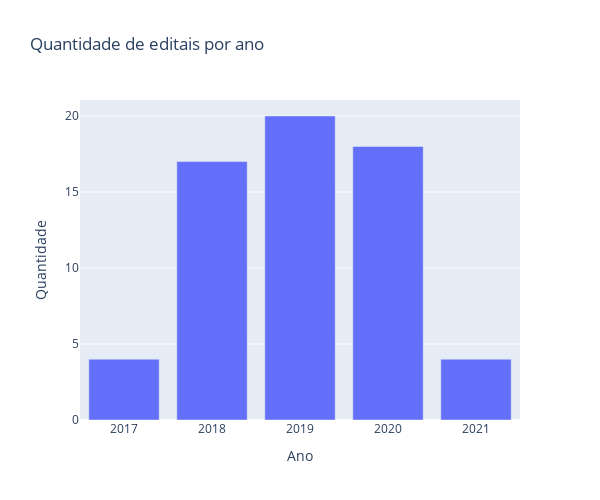

Notebook code cell kept with this figure:
### Markdown cell above
**Quantos editais foram publicados nos últimos anos?**

### Code cell
def number_of_notices_per_year(d, outliers):
    _year = notice_year(d, outliers)
    _year.sort()
    _k_year = Counter(_year).keys()
    _v_freq = Counter(_year).values()
    _df = pd.DataFrame({'Ano':_k_year, 'Quantidade':_v_freq})
    fig = px.bar(_df, x='Ano', y='Quantidade', title='Quantidade de editais por ano', width=600, height=500)
    return fig.show()
    
number_of_notices_per_year(df_dataset, [])

### Figure 1 — Plotly figure (JSON) as saved in the notebook; plotly's stock layout.template omitted (floating-point values rounded to 4 significant figures)
{"data": [{"alignmentgroup": "True", "hovertemplate": "Ano=%{x}<br>Quantidade=%{y}<extra></extra>", "legendgroup": "", "marker": {"color": "#636efa", "pattern": {"shape": ""}}, "name": "", "offsetgroup": "", "orientation": "v", "showlegend": false, "textposition": "auto", "type": "bar", "x": [2017, 2018, 2019, 2020, 2021], "xaxis": "x", "y": [4, 17, 20, 18, 4], "yaxis": "y"}], "layout": {"barmode": "relative", "height": 500, "legend": {"tracegroupgap": 0}, "title": {"text": "Quantidade de editais por ano"}, "width": 600, "xaxis": {"anchor": "y", "domain": [0, 1], "title": {"text": "Ano"}}, "yaxis": {"anchor": "x", "domain": [0, 1], "title": {"text": "Quantidade"}}}}
